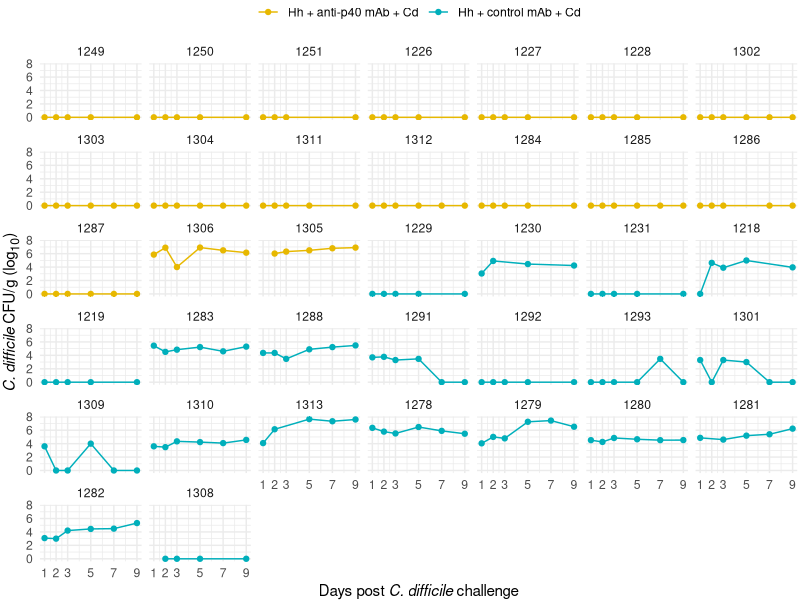
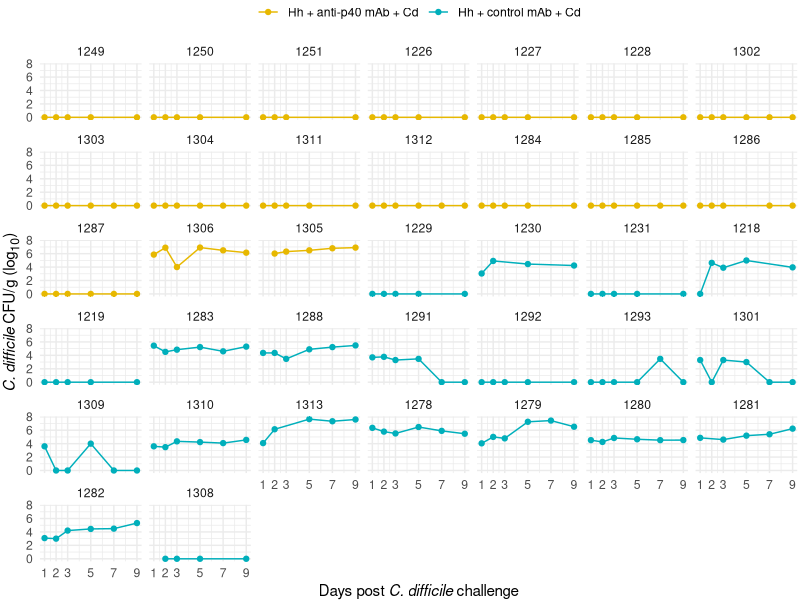

These charts were generated, in order, by the following R code:
library(ggtext)
library(here)
library(tidyverse)

dat <- read_csv(here('data', 'cfu_meta_filtered.csv')) %>%
    filter(treatment != "No_treatment_controls (sterile broth + water + mAb vehicle)")

# COLORS
# No treatment: #99004C
# Hh + control mAb + Cd: #00AFBB
# Hh + anti-p40 mAb + Cd: #E7B800

treatment_colors <- c("#00AFBB", "#E7B800")
names(treatment_colors) <- c("Hh + control mAb + Cd", "Hh + anti-p40 mAb + Cd")

mouse_order <- dat %>%
    arrange(by = 'treatment') %>%
    pull(mouse) %>%
    unique()

yrange <- c(0,2,4,6,8)

dat %>%
    mutate(mouse = factor(mouse, levels = mouse_order)) %>%
    mutate(treatment = case_when(
        treatment == "HhWT + VPI spores + anti-p40" ~ "Hh + anti-p40 mAb + Cd",
        treatment == "HhWT + VPI spores + control mAb" ~ "Hh + control mAb + Cd",
        treatment == "No_treatment_controls (sterile broth + water + mAb vehicle)" ~ "No treatment",
        TRUE ~ NA_character_
    )) %>%
    ggplot(aes(x = day, y = cfu, color = treatment)) +
    geom_line() +
    geom_point() +
    facet_wrap("mouse") +
    scale_color_manual(values = treatment_colors) +
    scale_x_continuous(breaks = c(1,2,3,5,7,9)) +
    scale_y_log10(breaks = 10^yrange,
                  labels = yrange) +
    labs(x = "Days post *C. difficile* challenge",
         y = "*C. difficile* CFU/g (log<sub>10</sub>)"
         ) +
    theme_minimal() +
    theme(legend.position = 'top',
          legend.title = element_blank(),
          axis.title.x = element_markdown(),
          axis.title.y = element_markdown(),
          legend.box.margin = margin(t = 0, r = 0, b = 0, l = 0, unit = "pt"),
          legend.margin = margin(t = 0, r = 0, b = 0, l = 0, unit = "pt"),
          plot.margin = margin(t = 0, r = 2, b = 0, l = 2, unit = "pt"))

ggsave(here('figures','FigureS6.pdf'),
       device = 'pdf', width = 6.875, height = 9.0625)
